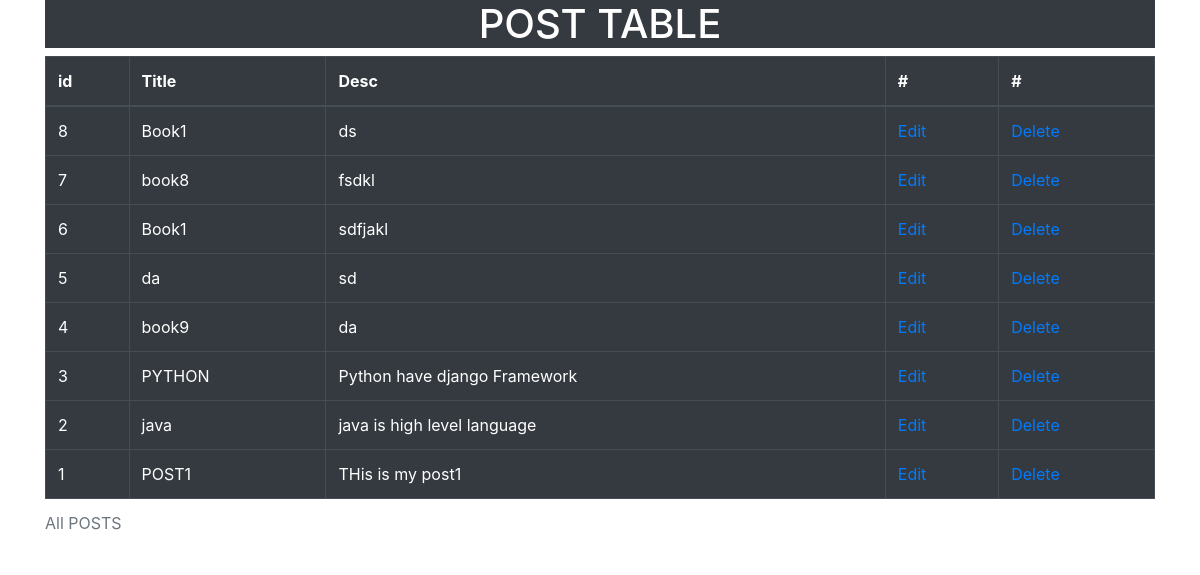
/show_post/, run on the app's committed database.
### posts/models.py (models this page shows, shortened)
class Posts(models.Model):
    title=models.CharField(max_length=100)    #verbose_name='to specify different name'
    desc=models.TextField()

### posts/views.py (the view)
# urls.py: path('show_post/',showpost)
def showpost(request):
    p=Posts.objects.all().order_by('-id')
    context={
        'p':p
    }
    return  render(request,'showpost.html',context)

### posts/templates/showpost.html (shortened to what this page needs)
<!DOCTYPE html>
<html lang="en">
<head>
</head>
<body>
<link rel="stylesheet" href="https://stackpath.bootstrapcdn.com/bootstrap/4.3.1/css/bootstrap.min.css">
<div class="container">
    <table class="table table-bordered table-dark">
  <thead>
  <h1 align="center">POST TABLE</h1>
    <tr>
      <th scope="col">id</th>
      <th scope="col">Title</th>
      <th scope="col">Desc</th>
      <th scope="col">#</th>
      <th scope="col">#</th>
    </tr>
  </thead>
  <tbody>
  {% for post in p%}
    <tr>
      <td>{{post.id}}</td>
      <td>{{post.title}}</td>
      <td>{{post.desc}}</td>
      <td><a href="#">Edit</a> </td>
      <td><a href="#">Delete</a></td>
        {% endfor %}
    </tr>
<caption> All POSTS</caption>
  </tbody>
</table>
</div>
</body>
</html>

### posts/templates/showpost.html (style rules this page uses)
h1 { background-color:#343a40; color:white; }

### data on the page
Posts: id "8", title "Book1", desc "ds"
Posts: id "7", title "book8", desc "fsdkl"
Posts: id "6", title "Book1", desc "sdfjakl"
Posts: id "5", title "da", desc "sd"
Posts: id "4", title "book9", desc "da"
Posts: id "3", title "PYTHON", desc "Python have django Framework"
Posts: id "2", title "java", desc "java is high level language"
Posts: id "1", title "POST1", desc "THis is my post1"
